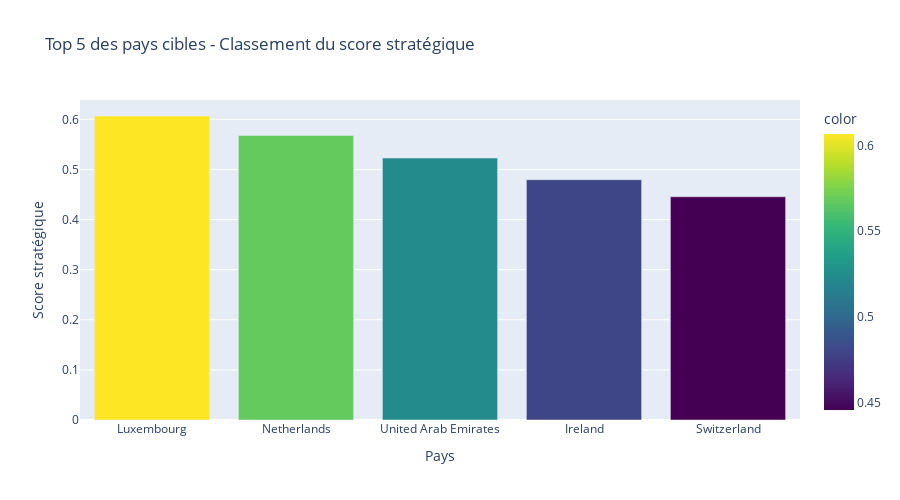

The notebook cell this image was saved under:
### Code cell
# Définir les métriques de classement au niveau des pays
country_ranking_weights = {
    'GDP per Capita (current US$)': 0.25,        # Pouvoir d'achat
    'Import Dependency Ratio': 0.25,              # Besoin d'importation
    'Poultry Consumption Growth Potential': 0.20, # Opportunité de croissance
    'Logistics Performance Index': 0.10,          # Infrastructure
    'Political Stability Index': 0.10,            # Stabilité
    'Poultry Consumption (kg)': 0.05,             # Demande actuelle
    'Access to Electricity (%)': 0.05             # Infrastructure
}

# Normaliser les métriques des pays dans le groupe
country_ranking_metrics = list(country_ranking_weights.keys())
normalized_target = pd.DataFrame(
    scaler.fit_transform(target_countries[country_ranking_metrics]), 
    columns=country_ranking_metrics, 
    index=target_countries.index
)

# Calculer les scores des pays
target_countries['Country_Score'] = 0
for metric, weight in country_ranking_weights.items():
    target_countries['Country_Score'] += normalized_target[metric] * weight

# Trier et afficher les meilleurs candidats
top_candidates = target_countries.sort_values('Country_Score', ascending=False)
cols_to_display = ['Country Name', 'Country_Score'] + country_ranking_metrics

print("Analyse au niveau des pays dans le groupe sélectionné")
print("Évaluation des opportunités de marché selon les critères stratégiques\n")
print("Top 10 pays cibles (selon le score stratégique):")
print(top_candidates[cols_to_display].head(10).to_string())

# Afficher la visualisation des 5 meilleurs
top5 = top_candidates.head(5)
fig = px.bar(
    top5.reset_index(drop=True),
    x=top5['Country Name'].values,
    y=top5['Country_Score'].values,
    title='Top 5 des pays cibles - Classement du score stratégique',
    labels={'x': 'Pays', 'y': 'Score stratégique'},
    color=top5['Country_Score'].values,
    color_continuous_scale='Viridis'
)

fig.update_layout(
    height=500,
    width=900,
    showlegend=False
)
fig.show()

best_country = top5.iloc[0]['Country Name']
best_score = top5.iloc[0]['Country_Score']

print(f"RECOMMANDATION FINALE")
print(f"Pays cible: {best_country}")
print(f"Score d'opportunité stratégique: {best_score:.4f}")

### Figure 1 — Plotly figure (JSON) as saved in the notebook; plotly's stock layout.template omitted (floating-point values rounded to 4 significant figures)
{"data": [{"hovertemplate": "Pays=%{x}<br>Score stratégique=%{y}<br>color=%{marker.color}<extra></extra>", "legendgroup": "", "marker": {"color": [0.6067, 0.5679, 0.5227, 0.4795, 0.4455], "coloraxis": "coloraxis", "pattern": {"shape": ""}}, "name": "", "orientation": "v", "showlegend": false, "textposition": "auto", "type": "bar", "x": ["Luxembourg", "Netherlands", "United Arab Emirates", "Ireland", "Switzerland"], "xaxis": "x", "y": [0.6067, 0.5679, 0.5227, 0.4795, 0.4455], "yaxis": "y"}], "layout": {"barmode": "relative", "coloraxis": {"colorbar": {"title": {"text": "color"}}, "colorscale": [[0, "#440154"], [0.1111, "#482878"], [0.2222, "#3e4989"], [0.3333, "#31688e"], [0.4444, "#26828e"], [0.5556, "#1f9e89"], [0.6667, "#35b779"], [0.7778, "#6ece58"], [0.8889, "#b5de2b"], [1, "#fde725"]]}, "height": 500, "legend": {"tracegroupgap": 0}, "showlegend": false, "title": {"text": "Top 5 des pays cibles - Classement du score stratégique"}, "width": 900, "xaxis": {"anchor": "y", "domain": [0, 1], "title": {"text": "Pays"}}, "yaxis": {"anchor": "x", "domain": [0, 1], "title": {"text": "Score stratégique"}}}}
